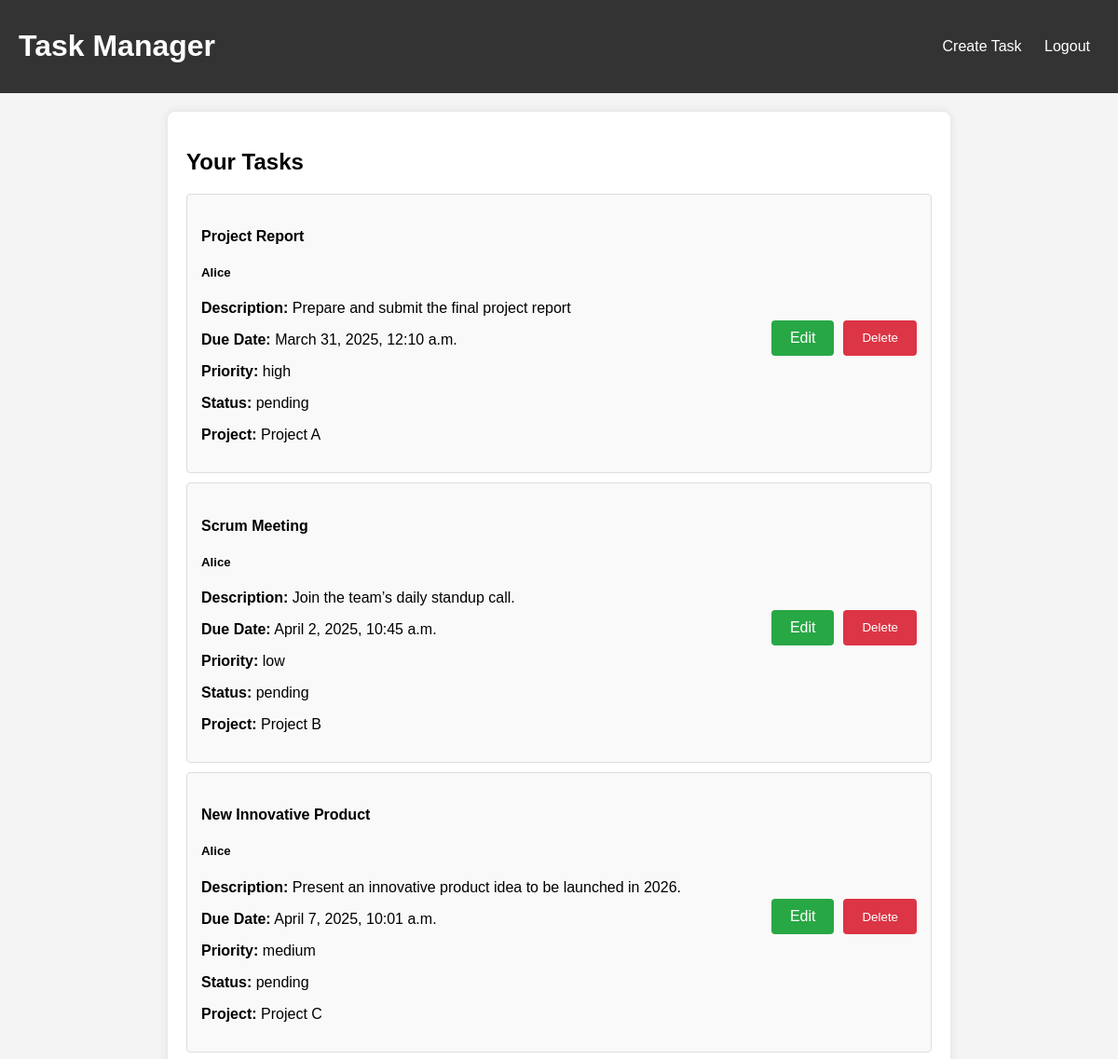
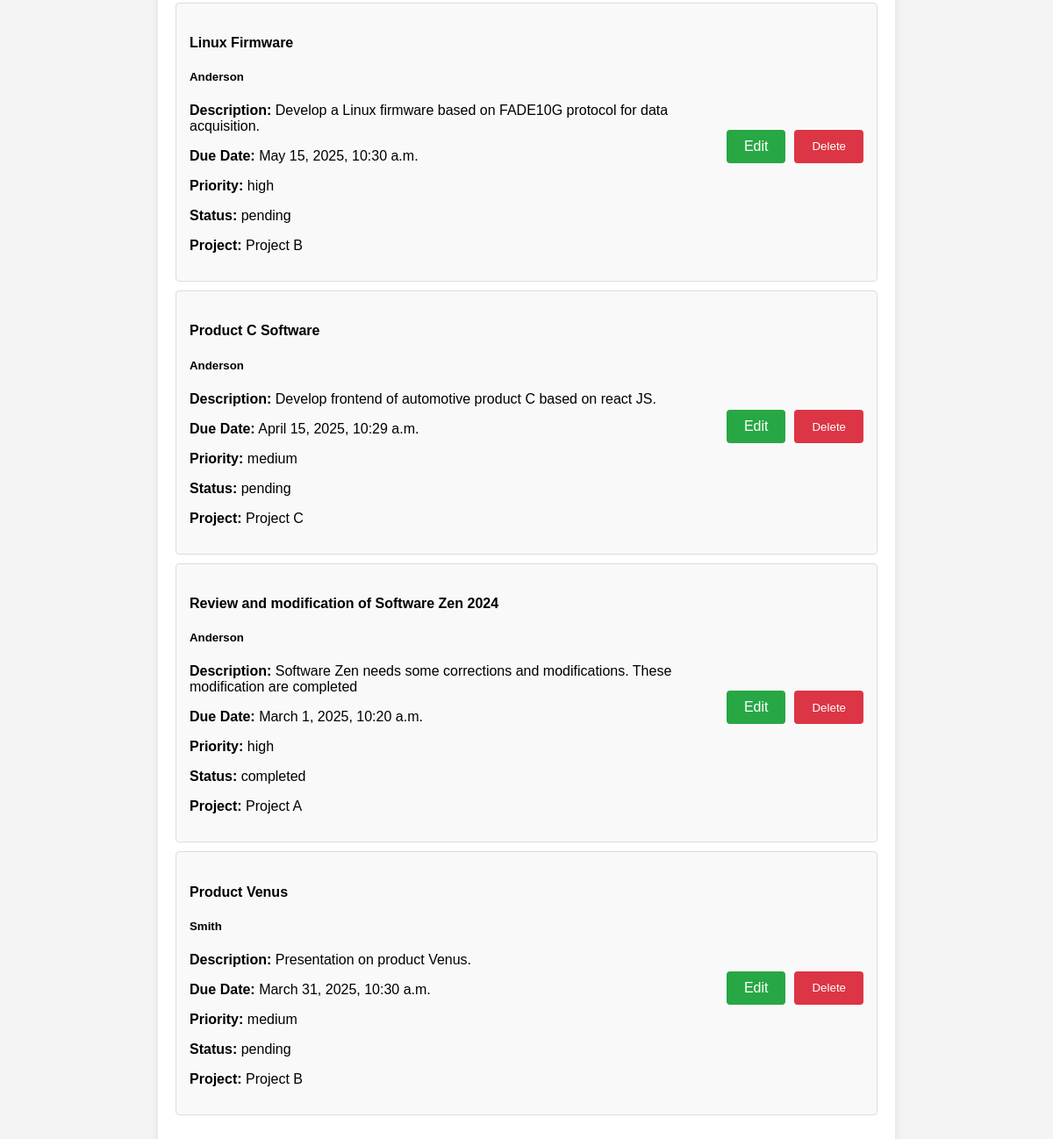
Page /tasks/dashboard/ (signed in) on the committed database (2 pictures, top to bottom).
### tasks/models.py (models this page shows, shortened)
class Task(models.Model):
    PROJECT_CHOICES = [
        ('Project A', 'Project A'),
        ('Project B', 'Project B'),
        ('Project C', 'Project C'),
    ]
    PRIORITY_CHOICES = [
        ('low', 'Low'),
        ('medium', 'Medium'),
        ('high', 'High'),
    ]
    STATUS_CHOICES = [
        ('pending', 'Pending'),
        ('completed', 'Completed'),
    ]
    title = models.CharField(max_length=100)
    handler_name = models.CharField(max_length=100)
    description = models.TextField(blank=True, null=True)
    due_date = models.DateTimeField(blank=True, null=True)
    priority = models.CharField(max_length=10, choices=PRIORITY_CHOICES, default='low')
    status = models.CharField(max_length=10, choices=STATUS_CHOICES, default='pending')
    user = models.ForeignKey(User, on_delete=models.CASCADE)
    project = models.CharField(max_length=20, choices=PROJECT_CHOICES, default='Project A')

### tasks/views.py (the view)
# urls.py: path('dashboard/', views.dashboard, name='dashboard'),
@login_required
def dashboard(request):
    if request.user.is_authenticated:
        if request.user.is_superuser:
            tasks = Task.objects.all()  # Admin sees all tasks
        else:
            tasks = Task.objects.filter(user=request.user)  # Standard user sees only their tasks
        return render(request, 'tasks/dashboard.html', {'tasks': tasks})
    else:
        return redirect('login')

### tasks/templates/tasks/dashboard.html (shortened to what this page needs)
{% load static %}
<!DOCTYPE html>
<html>
<head>
    <link rel="stylesheet" href="{% static 'tasks/style.css' %}">
</head>
<body>
    <div class="navbar">
        <h1>Task Manager</h1>
        <div>
            <a href="{% url 'create_task' %}">Create Task</a>
            <a href="{% url 'logout' %}">Logout</a>
        </div>
    </div>
    <div class="container">
        <h2>Your Tasks</h2>
        <ul>
            {% for task in tasks %}
            <li>
                <div class="task-details">
                    <h4>{{ task.title }}</h4>
                    <h5>{{ task.handler_name }}</h5>
                    <p><strong>Description:</strong> {{ task.description }}</p>
                    <p><strong>Due Date:</strong> {{ task.due_date }}</p>
                    <p><strong>Priority:</strong> {{ task.priority }}</p>
                    <p><strong>Status:</strong> {{ task.status }}</p>
                    <p><strong>Project:</strong> {{ task.project }}</p>
                </div>
                <div class="task-actions">
                    {% if user.is_superuser %}
                        <a href="{% url 'update_task' task.id %}" class="btn">Edit</a>
                        <button class="btn btn-delete" onclick="openModal({{ task.id }})">Delete</button>
                    {% elif task.user == request.user %}
                        <span class="readonly">You cannot edit or delete tasks.</span>
                    {% endif %}
                </div>
            </li>
            {% empty %}
            <p>No tasks available.</p>
            {% endfor %}
        </ul>
    </div>
</body>
</html>

### tasks/static/tasks/style.css (style rules this page uses)
body { font-family: Arial, sans-serif; background-color: #f4f4f4; margin: 0; padding: 0; }
.container { max-width: 800px; margin: 20px auto; padding: 20px; background: white; border-radius: 8px; box-shadow: 0 0 10px rgba(0, 0, 0, 0.1); }
.navbar { background-color: #333; color: white; padding: 10px 20px; display: flex; justify-content: space-between; align-items: center; }
.navbar a { color: white; text-decoration: none; margin: 0 10px; }
.btn { background-color: #28a745; color: white; border: none; padding: 10px 20px; border-radius: 4px; cursor: pointer; text-decoration: none; display: inline-block; margin-top: 10px; }
.btn-delete { background-color: #dc3545; }
ul { list-style-type: none; padding: 0; }
li { background: #f9f9f9; margin: 10px 0; padding: 15px; border-radius: 4px; border: 1px solid #ddd; display: flex; justify-content: space-between; align-items: center; }
.task-details { flex: 1; }
.task-actions { display: flex; gap: 10px; }

### rows in the picture
Task: title "Project Report", handler_name "Alice", description "Prepare and submit the final project report", due_date "March 31, 2025, 12:10 a.m.", priority "high", status "pending", project "Project A"
Task: title "Scrum Meeting", handler_name "Alice", description "Join the team’s daily standup call.", due_date "April 2, 2025, 10:45 a.m.", priority "low", status "pending", project "Project B"
Task: title "New Innovative Product", handler_name "Alice", description "Present an innovative product idea to be launched in 2026.", due_date "April 7, 2025, 10:01 a.m.", priority "medium", status "pending", project "Project C"
Task: title "Linux Firmware", handler_name "Anderson", description "Develop a Linux firmware based on FADE10G protocol for data acquisition.", due_date "May 15, 2025, 10:30 a.m.", priority "high", status "pending", project "Project B"
Task: title "Product C Software", handler_name "Anderson", description "Develop frontend of automotive product C based on react JS.", due_date "April 15, 2025, 10:29 a.m.", priority "medium", status "pending", project "Project C"
Task: title "Review and modification of Software Zen 2024", handler_name "Anderson", description "Software Zen needs some corrections and modifications. These modification are completed", due_date "March 1, 2025, 10:20 a.m.", priority "high", status "completed", project "Project A"
Task: title "Product Venus", handler_name "Smith", description "Presentation on product Venus.", due_date "March 31, 2025, 10:30 a.m.", priority "medium", status "pending", project "Project B"
